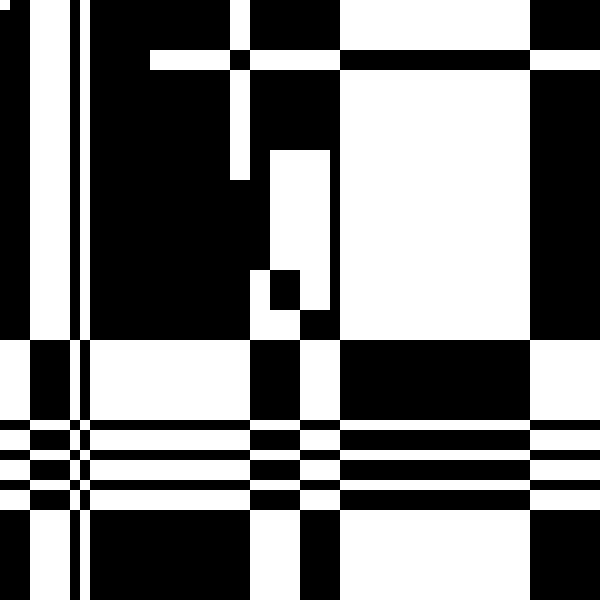
Frame 1 (no input)
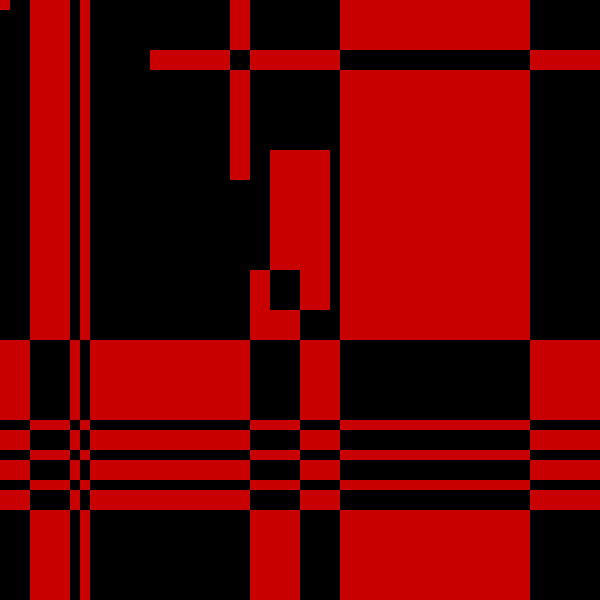
Frame 60 (the mouse pressed at the canvas centre just before this capture)
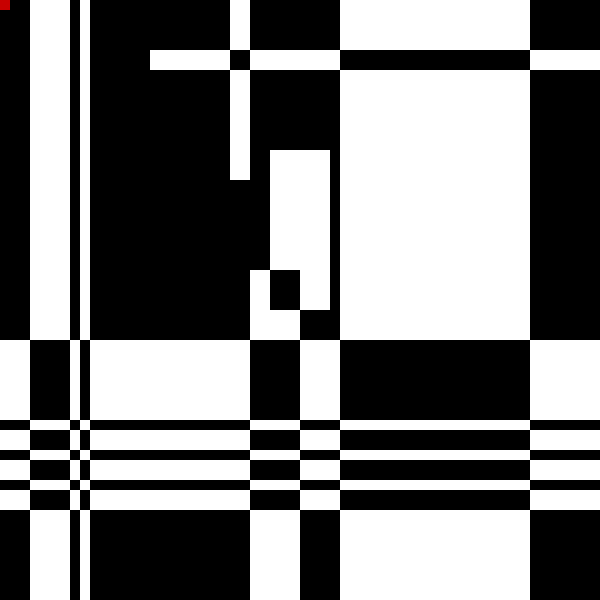
Frame 120 (the mouse held since frame 60 and released just before this capture)

The Processing sketch that drew these frames (run headless with seeded random() and noise(); from frame 60 on, the mouse is pressed at the canvas centre):

// Processing sketch: processing_14321
// ── processing_14321.pde

void setup() {
  size(600,600);
  background(0);
  smooth();
  noStroke();
}

void draw() {
  
  point(mouseX, mouseY);
  println("X:"+mouseX+"Y:"+mouseY);
  rect(mouseX,mouseY,10,10);
  
  rect(0,340,30,80);
  rect(0,430,30,20);
  rect(0,460,30,20);
  rect(0,490,30,20);

  rect(30,0,40,340);
  rect(30,420,40,10);
  rect(30,450,40,10);
  rect(30,480,40,10);
  rect(30,510,40,90);

  rect(70,340,10,80);
  rect(70,430,10,20);
  rect(70,460,10,20);
  rect(70,490,10,20);

  rect(80,0,10,340);
  rect(80,420,10,10);
  rect(80,450,10,10);
  rect(80,480,10,10);
  rect(80,510,10,90);

  rect(90,340,160,80);
  rect(90,430,160,20);
  rect(90,460,160,20);
  rect(90,490,160,20);

  rect(150,50,80,20);
  rect(230,0,20,50);
  rect(230,70,20,110);
  rect(250,50,90,20);

  rect(340,0,190,50);
  rect(530,50,70,20);
  rect(340,70,190,270);
  rect(270,150,60,120);
  rect(250,270,20,40);
  rect(250,310,50,30);
  rect(300,270,30,40);

  rect(250,420,50,10);
  rect(250,450,50,10);
  rect(250,480,50,10);
  rect(250,510,50,90);

  rect(300,340,40,80);
  rect(300,430,40,20);
  rect(300,460,40,20);
  rect(300,490,40,20);

  rect(340,420,190,10);
  rect(340,450,190,10);
  rect(340,480,190,10);
  rect(340,510,190,90);

  rect(530,340,70,80);
  rect(530,430,70,20);
  rect(530,460,70,20);
  rect(530,490,70,20);
  
  if(mousePressed==true) {
    fill(255);
  }
  
  else {
    float mapR = map(mouseX,0,600,200,255);
    float mapG = map(mouseY,0,600,0,255);
    fill(mapR,mapG,0);
  } 
}
